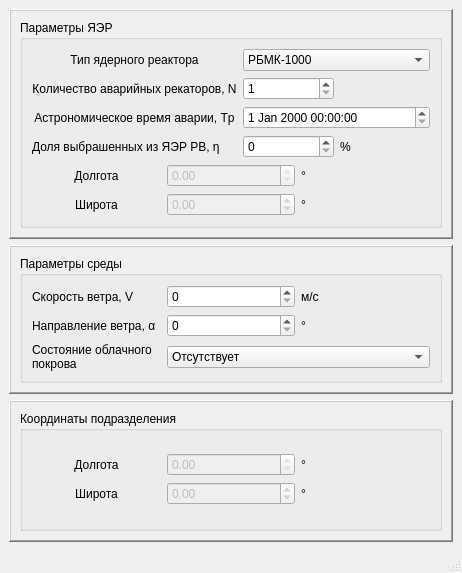
<?xml version="1.0" encoding="UTF-8"?>
<ui version="4.0">
 <class>InputWindow</class>
 <widget class="QMainWindow" name="InputWindow">
  <property name="geometry">
   <rect>
    <x>0</x>
    <y>0</y>
    <width>462</width>
    <height>573</height>
   </rect>
  </property>
  <property name="windowTitle">
   <string>Исходные данные</string>
  </property>
  <widget class="QWidget" name="centralwidget">
   <layout class="QVBoxLayout" name="verticalLayout_6">
    <item>
     <widget class="QFrame" name="frame_nuclear">
      <property name="frameShape">
       <enum>QFrame::WinPanel</enum>
      </property>
      <property name="frameShadow">
       <enum>QFrame::Raised</enum>
      </property>
      <layout class="QVBoxLayout" name="verticalLayout_3">
       <item>
        <widget class="QGroupBox" name="groupBox_nuclear">
         <property name="title">
          <string>Параметры ЯЭР</string>
         </property>
         <layout class="QVBoxLayout" name="verticalLayout_2">
          <item>
           <layout class="QGridLayout" name="gridLayout_3">
            <item row="0" column="0">
             <widget class="QLabel" name="label">
              <property name="text">
               <string>Тип ядерного реактора</string>
              </property>
              <property name="alignment">
               <set>Qt::AlignCenter</set>
              </property>
             </widget>
            </item>
            <item row="0" column="1" colspan="2">
             <widget class="QComboBox" name="comboBox_type">
              <item>
               <property name="text">
                <string>РБМК-1000</string>
               </property>
              </item>
              <item>
               <property name="text">
                <string>ВВЭР-1000</string>
               </property>
              </item>
             </widget>
            </item>
            <item row="1" column="0">
             <widget class="QLabel" name="label_2">
              <property name="text">
               <string>Количество аварийных рекаторов, N</string>
              </property>
              <property name="alignment">
               <set>Qt::AlignCenter</set>
              </property>
             </widget>
            </item>
            <item row="1" column="1">
             <widget class="QSpinBox" name="spinBox_N">
              <property name="minimum">
               <number>1</number>
              </property>
              <property name="maximum">
               <number>10</number>
              </property>
             </widget>
            </item>
            <item row="2" column="0">
             <widget class="QLabel" name="label_4">
              <property name="text">
               <string>Астрономическое время аварии, Tp</string>
              </property>
              <property name="textFormat">
               <enum>Qt::AutoText</enum>
              </property>
              <property name="alignment">
               <set>Qt::AlignCenter</set>
              </property>
             </widget>
            </item>
            <item row="2" column="1" colspan="2">
             <widget class="QDateTimeEdit" name="dateTimeEdit">
              <property name="wrapping">
               <bool>false</bool>
              </property>
              <property name="buttonSymbols">
               <enum>QAbstractSpinBox::UpDownArrows</enum>
              </property>
             </widget>
            </item>
            <item row="3" column="0">
             <widget class="QLabel" name="label_3">
              <property name="text">
               <string>Доля выбрашенных из ЯЭР РВ, η</string>
              </property>
             </widget>
            </item>
            <item row="3" column="1">
             <widget class="QSpinBox" name="spinBox_eta">
              <property name="maximum">
               <number>100</number>
              </property>
              <property name="singleStep">
               <number>10</number>
              </property>
             </widget>
            </item>
            <item row="3" column="2">
             <widget class="QLabel" name="label_14">
              <property name="text">
               <string>%</string>
              </property>
             </widget>
            </item>
           </layout>
          </item>
          <item>
           <layout class="QHBoxLayout" name="horizontalLayout_2">
            <item>
             <layout class="QGridLayout" name="gridLayout">
              <item row="0" column="0">
               <widget class="QLabel" name="label_5">
                <property name="text">
                 <string>Долгота</string>
                </property>
                <property name="alignment">
                 <set>Qt::AlignCenter</set>
                </property>
               </widget>
              </item>
              <item row="0" column="1">
               <widget class="QDoubleSpinBox" name="doubleSpinBox_lon">
                <property name="enabled">
                 <bool>false</bool>
                </property>
                <property name="readOnly">
                 <bool>true</bool>
                </property>
                <property name="minimum">
                 <double>-360.000000000000000</double>
                </property>
                <property name="maximum">
                 <double>360.000000000000000</double>
                </property>
                <property name="value">
                 <double>0.000000000000000</double>
                </property>
               </widget>
              </item>
              <item row="0" column="2">
               <widget class="QLabel" name="label_7">
                <property name="text">
                 <string>°</string>
                </property>
               </widget>
              </item>
              <item row="1" column="0">
               <widget class="QLabel" name="label_6">
                <property name="text">
                 <string>Широта</string>
                </property>
                <property name="alignment">
                 <set>Qt::AlignCenter</set>
                </property>
               </widget>
              </item>
              <item row="1" column="1">
               <widget class="QDoubleSpinBox" name="doubleSpinBox_lat">
                <property name="enabled">
                 <bool>false</bool>
                </property>
                <property name="readOnly">
                 <bool>false</bool>
                </property>
                <property name="minimum">
                 <double>-360.000000000000000</double>
                </property>
                <property name="maximum">
                 <double>360.000000000000000</double>
                </property>
                <property name="value">
                 <double>0.000000000000000</double>
                </property>
               </widget>
              </item>
              <item row="1" column="2">
               <widget class="QLabel" name="label_8">
                <property name="text">
                 <string>°</string>
                </property>
               </widget>
              </item>
             </layout>
            </item>
            <item>
             <layout class="QGridLayout" name="lay_coor"/>
            </item>
           </layout>
          </item>
         </layout>
        </widget>
       </item>
      </layout>
     </widget>
    </item>
    <item>
     <widget class="QFrame" name="frame_weather">
      <property name="frameShape">
       <enum>QFrame::WinPanel</enum>
      </property>
      <property name="frameShadow">
       <enum>QFrame::Raised</enum>
      </property>
      <layout class="QVBoxLayout" name="verticalLayout">
       <item>
        <widget class="QGroupBox" name="groupBox_weater">
         <property name="title">
          <string>Параметры среды</string>
         </property>
         <layout class="QGridLayout" name="gridLayout_2">
          <item row="0" column="0">
           <widget class="QLabel" name="label_9">
            <property name="text">
             <string>Скорость ветра, V</string>
            </property>
           </widget>
          </item>
          <item row="0" column="1">
           <widget class="QSpinBox" name="spinBox_V_wind">
            <property name="maximum">
             <number>10</number>
            </property>
           </widget>
          </item>
          <item row="0" column="2">
           <widget class="QLabel" name="label_12">
            <property name="text">
             <string>м/с</string>
            </property>
           </widget>
          </item>
          <item row="1" column="0">
           <widget class="QLabel" name="label_10">
            <property name="text">
             <string>Направление ветра, α</string>
            </property>
           </widget>
          </item>
          <item row="1" column="1">
           <widget class="QSpinBox" name="spinBox_alfa_wind">
            <property name="maximum">
             <number>359</number>
            </property>
            <property name="singleStep">
             <number>10</number>
            </property>
           </widget>
          </item>
          <item row="1" column="2">
           <widget class="QLabel" name="label_13">
            <property name="text">
             <string>°</string>
            </property>
           </widget>
          </item>
          <item row="2" column="0">
           <widget class="QLabel" name="label_11">
            <property name="text">
             <string>Состояние облачного
покрова</string>
            </property>
           </widget>
          </item>
          <item row="2" column="1" colspan="2">
           <widget class="QComboBox" name="comboBox_cloud">
            <item>
             <property name="text">
              <string>Отсутствует</string>
             </property>
            </item>
            <item>
             <property name="text">
              <string>Средний</string>
             </property>
            </item>
            <item>
             <property name="text">
              <string>Сплошной</string>
             </property>
            </item>
           </widget>
          </item>
         </layout>
        </widget>
       </item>
      </layout>
     </widget>
    </item>
    <item>
     <widget class="QFrame" name="frame">
      <property name="frameShape">
       <enum>QFrame::WinPanel</enum>
      </property>
      <property name="frameShadow">
       <enum>QFrame::Raised</enum>
      </property>
      <layout class="QVBoxLayout" name="verticalLayout_5">
       <item>
        <widget class="QGroupBox" name="groupBox">
         <property name="title">
          <string>Координаты подразделения</string>
         </property>
         <layout class="QVBoxLayout" name="verticalLayout_4">
          <item>
           <layout class="QHBoxLayout" name="horizontalLayout_3">
            <item>
             <layout class="QGridLayout" name="gridLayout_4">
              <item row="0" column="0">
               <widget class="QLabel" name="label_15">
                <property name="text">
                 <string>Долгота</string>
                </property>
                <property name="alignment">
                 <set>Qt::AlignCenter</set>
                </property>
               </widget>
              </item>
              <item row="0" column="1">
               <widget class="QDoubleSpinBox" name="doubleSpinBox_lon_unit">
                <property name="enabled">
                 <bool>false</bool>
                </property>
                <property name="readOnly">
                 <bool>true</bool>
                </property>
                <property name="minimum">
                 <double>-360.000000000000000</double>
                </property>
                <property name="maximum">
                 <double>360.000000000000000</double>
                </property>
                <property name="value">
                 <double>0.000000000000000</double>
                </property>
               </widget>
              </item>
              <item row="0" column="2">
               <widget class="QLabel" name="label_16">
                <property name="text">
                 <string>°</string>
                </property>
               </widget>
              </item>
              <item row="1" column="0">
               <widget class="QLabel" name="label_17">
                <property name="text">
                 <string>Широта</string>
                </property>
                <property name="alignment">
                 <set>Qt::AlignCenter</set>
                </property>
               </widget>
              </item>
              <item row="1" column="1">
               <widget class="QDoubleSpinBox" name="doubleSpinBox_lat_unit">
                <property name="enabled">
                 <bool>false</bool>
                </property>
                <property name="readOnly">
                 <bool>false</bool>
                </property>
                <property name="minimum">
                 <double>-360.000000000000000</double>
                </property>
                <property name="maximum">
                 <double>360.000000000000000</double>
                </property>
                <property name="value">
                 <double>0.000000000000000</double>
                </property>
               </widget>
              </item>
              <item row="1" column="2">
               <widget class="QLabel" name="label_18">
                <property name="text">
                 <string>°</string>
                </property>
               </widget>
              </item>
             </layout>
            </item>
            <item>
             <layout class="QGridLayout" name="lay_coor_unit"/>
            </item>
           </layout>
          </item>
         </layout>
        </widget>
       </item>
      </layout>
     </widget>
    </item>
    <item>
     <layout class="QGridLayout" name="lay_enter"/>
    </item>
   </layout>
  </widget>
  <widget class="QMenuBar" name="menubar">
   <property name="geometry">
    <rect>
     <x>0</x>
     <y>0</y>
     <width>462</width>
     <height>26</height>
    </rect>
   </property>
  </widget>
  <widget class="QStatusBar" name="statusbar"/>
 </widget>
 <resources/>
 <connections/>
</ui>
